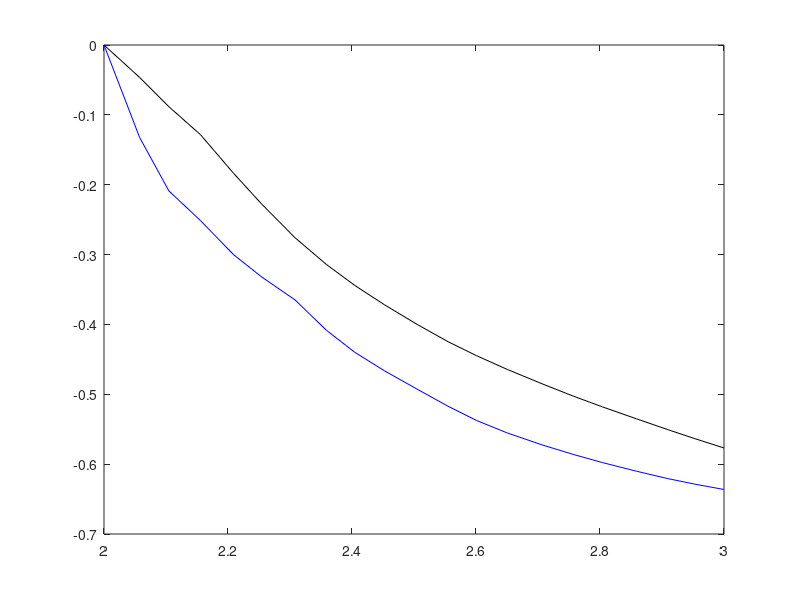
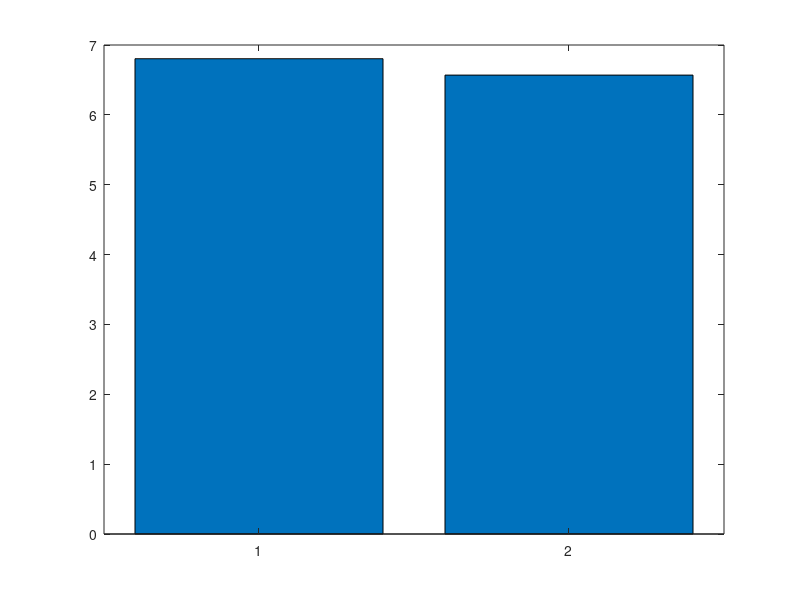

The MATLAB source for these figures, in order: (Note: this script raises an error after producing the figures.)
%% this code finds c5-c6 left handed side foreman height and width narrowing/widening under lateral bending (6P)
clf
clear all
k=21;
%% model15_intact/TLC_6P
t15=[2,2.0575,2.1047,2.15542,2.20899,2.25434,2.30803,2.35883,2.40461,2.45206,2.5051,2.55493,2.60055,2.6508,2.70761,2.75783,2.80375,2.85877,2.90932,2.95288,3];
%52253I
aa1=8.79613+[0.0773793,0.0823729,0.114084,0.169097,0.238048,0.300225,0.382124,0.455336,0.51588,0.572523,0.627619,0.672955,0.711654,0.750898,0.791623,0.824497,0.852823,0.88436,0.911169,0.932285,0.953197];
aa2=445.506+[-0.182232,0.0450857,0.246465,0.451682,0.669872,0.841557,1.01196,1.13814,1.23544,1.32222,1.40751,1.47897,1.53317,1.58453,1.63433,1.6741,1.70785,1.74425,1.77528,1.80077,1.82645];
aa3=-724.269+[-0.731418,-0.855178,-0.930323,-0.993545,-1.06708,-1.12424,-1.19769,-1.27399,-1.33414,-1.38809,-1.44171,-1.48845,-1.52834,-1.56689,-1.60547,-1.63607,-1.66212,-1.69069,-1.71484,-1.73374,-1.75229];

%58363R
ab1=15.2185+[0.071198,0.059183,0.0727535,0.106131,0.145589,0.178989,0.224641,0.264277,0.296917,0.327022,0.356835,0.38222,0.403813,0.425238,0.446744,0.463578,0.478119,0.493915,0.507243,0.517699,0.527727];
ab2=451.452+[-0.206034,-0.022771,0.138581,0.306726,0.474038,0.610646,0.747692,0.854738,0.938851,1.01468,1.08674,1.14476,1.1895,1.23222,1.27382,1.30651,1.33436,1.36411,1.38836,1.40759,1.42665];
ab3=-725.54+[-0.393421,-0.475286,-0.53374,-0.606403,-0.682968,-0.7458,-0.827113,-0.89521,-0.949264,-0.997392,-1.04272,-1.07935,-1.10939,-1.13762,-1.16421,-1.18389,-1.20039,-1.21733,-1.23052,-1.24027,-1.24883];

%36619U
ac1=13.469+[0.091201,0.0766222,0.0867951,0.116955,0.161163,0.203504,0.26609,0.325835,0.374473,0.419,0.460971,0.49433,0.522739,0.550692,0.578784,0.600671,0.619017,0.638688,0.654619,0.666361,0.677218];
ac2=448.169+[-0.108023,0.220864,0.499071,0.775556,1.06584,1.29198,1.51819,1.68984,1.82263,1.94133,2.05828,2.15702,2.23327,2.30612,2.37754,2.43478,2.48384,2.53745,2.5835,2.62121,2.65928];
ac3=-721.068+[-0.814338,-1.00105,-1.11642,-1.21165,-1.32036,-1.40389,-1.50743,-1.61314,-1.69479,-1.7664,-1.83634,-1.89653,-1.94664,-1.99339,-2.03848,-2.07327,-2.10256,-2.1339,-2.15978,-2.17935,-2.19779];

%57675L
ad1=12.0806+[0.0350013,0.0225366,0.0354941,0.0651575,0.100869,0.131417,0.171108,0.20591,0.235016,0.262475,0.290274,0.314332,0.33493,0.355825,0.377347,0.39461,0.409681,0.426407,0.440834,0.452443,0.463949];
ad2=448.924+[-0.164776,-0.0172886,0.117896,0.258776,0.398812,0.513124,0.626571,0.715271,0.78518,0.848511,0.909206,0.958479,0.996708,1.03369,1.0703,1.09948,1.12435,1.15129,1.17359,1.19147,1.20951];
ad3=-730.705+[-0.390943,-0.455592,-0.500964,-0.557887,-0.618364,-0.668053,-0.733542,-0.789136,-0.833607,-0.87358,-0.911747,-0.943015,-0.969085,-0.994066,-1.01819,-1.03643,-1.05184,-1.06806,-1.08109,-1.091,-1.10013];

xa1=[ab1-aa1];
xa2=[ab2-aa2];
xa3=[ab3-aa3];
ya1=[ac1-ad1];
ya2=[ac2-ad2];
ya3=[ac3-ad3];
x15=[xa1',xa2',xa3'];
y15=[ya1',ya2',ya3'];
for n=1:k
    mag15x(n)=sqrt(x15(n,1)^2+x15(n,2)^2+x15(n,3)^2);
end
for n=1:k
    mag15y(n)=sqrt(y15(n,1)^2+y15(n,2)^2+y15(n,3)^2);
end
for n=1:k
    width15(n)=mag15x(1,1)-mag15x(1,n);
end
for n=1:k
    height15(n)=mag15y(1,1)-mag15y(1,n);
end
figure(1)
plot(t15,-1*width15,'k')
hold on
plot(t15,-1*height15,'b')

%% Percent change
figure(2)

pc15x=100-mag15x(21)/mag15x(1)*100;
pc15y=100-mag15y(21)/mag15y(1)*100;
pc15=[pc15y,pc15x];
b=bar(pc15);

pc15x=100-mag15x(21)/mag15x(1)*100;
pc15y=100-mag15y(21)/mag15y(1)*100;
pc15=[pc15y,pc15x];

pc1x=100-mag1x(21)/mag1x(1)*100;
pc1y=100-mag1y(21)/mag1y(1)*100;
pc1=[pc1y,pc1x];

pc2x=100-mag2x(21)/mag2x(1)*100;
pc2y=100-mag2y(21)/mag2y(1)*100;
pc2=[pc2y,pc2x];

pc3x=100-mag3x(21)/mag3x(1)*100;
pc3y=100-mag3y(21)/mag3y(1)*100;
pc3=[pc3y,pc3x];

pc4x=100-mag4x(21)/mag4x(1)*100;
pc4y=100-mag4y(21)/mag4y(1)*100;
pc4=[pc4y,pc4x];

pc5x=100-mag5x(21)/mag5x(1)*100;
pc5y=100-mag5y(21)/mag5y(1)*100;
pc5=[pc5y,pc5x];

pc6x=100-mag6x(21)/mag6x(1)*100;
pc6y=100-mag6y(21)/mag6y(1)*100;
pc6=[pc6y,pc6x];

pc13x=100-mag13x(21)/mag13x(1)*100;
pc13y=100-mag13y(21)/mag13y(1)*100;
pc13=[pc13y,pc13x];

pc14x=100-mag14x(21)/mag14x(1)*100;
pc14y=100-mag14y(21)/mag14y(1)*100;
pc14=[pc14y,pc14x];

PC=[pc15;pc1;pc2;pc3;pc4;pc5;pc6;pc13;pc14];
bar(PC)

